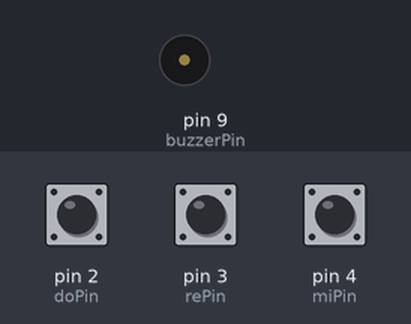
Bench run of a sketch on a simulated Arduino Uno, built with avr-gcc and run on an emulated ATmega328P. Shown: buzzer (waves = sounding). The inputs (shaded band) are chosen by the test bench; at power-on: pin 2 (doPin) HIGH, pin 3 (rePin) HIGH, pin 4 (miPin) HIGH.

Above: at 1.2 s.
1.3 s: pin 2 (doPin) pulled LOW for 0.15 s
At 2.7 s:
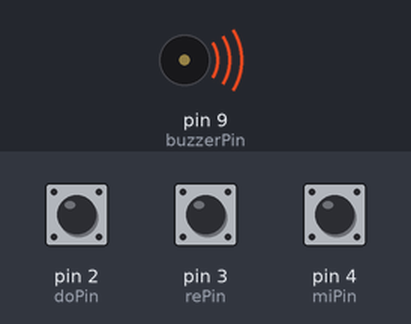
Timing chart, 0 to 4.3 s (numbered marks = the images above; inputs shaded):
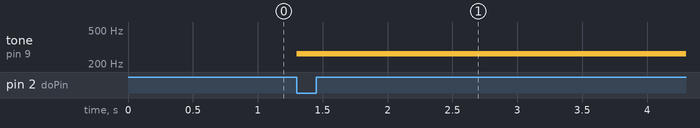

The sketch:

AR13_doremi.ino.ino
```cpp
/*
 예제 9.1
 피에조 부저를 이용한 소리 출력
*/

int buzzerPin = 9;
int songLength = 27;
const int doPin = 2;
const int rePin = 3;
const int miPin = 4;
// 노래 데이터, 공백은 쉬는 구간을 나타낸다
char notes[] = "ggaagge ggeec ggaagge gedec";
// 음의 길이, 노래 데이터와 맞춰 음의 길이를 설정한다.
int beats[] = {1,1,1,1,1,1,1,1,1,1,1,1,1,1,1,1,1,1,1,1,1,1,1,1,1,1,1};

// 노래의 빠르기를 설정한다.
int tempo = 200;

void setup()
{
  // 부저핀을 출력으로 설정한다
  pinMode(buzzerPin, OUTPUT);
  pinMode(doPin, INPUT_PULLUP);
  pinMode(rePin, INPUT_PULLUP);
  pinMode(miPin, INPUT_PULLUP);
}


void loop()
{
  // 부저 출력 시간에 사용할 변수 설정
  int duration;
  int doInput = digitalRead(doPin);
  int reInput = digitalRead(rePin);
  int miInput = digitalRead(miPin);

  if(doInput == LOW) {
    tone(buzzerPin, 262, duration);
  }
  if(reInput == LOW) {
    tone(buzzerPin, 294, duration);
  }
  if(miInput == LOW) {
    tone(buzzerPin, 330, duration);
  }
/*  // 노래 길이 데이터 갯수만큼 반복한다
  for (int i = 0; i < songLength; i++){
    // 한 음의 시간을 계산한다.
    duration = beats[i] * tempo;

    if (notes[i] == ' '){      // 공란일 경우 음을 출력하지 않는다
      delay(duration);
    }
    else{
      // tone 명령어를 통하여 부저 핀으로 사각파를 출력한다
      tone(buzzerPin, frequency(notes[i]), duration);
      delay(duration);
  }
    // 음이 바뀔 때 잠시 쉬어준다
    delay(tempo / 10);
  }
  */
}


int frequency(char note){
  // 노래 데이터를 주파수 값으로 변경하기 위한 함수

  int i;
  // 음계의 갯수 설정
  int notes = 8;

  char names[] = { 'c', 'd', 'e', 'f', 'g', 'a', 'b', 'C' };
  int frequencies[] = { 262, 294, 330, 349, 392, 440, 494, 523};

  // 노래 데이터를 주파수 값으로 변경하기 위해 반복하여 비교한다
  for (i = 0; i < notes; i++){
    if (names[i] == note){
      // 맞는 값을 찾았을 경우 이 값을 회신한다
      return(frequencies[i]);
    };
  };
  // 앞의 for문에서 맞는 값을 못찾았을 경우 0을 회신한다
  return(0);
}
```

Measured:
- after the input at 1.3 s, tone on pin 9 (buzzerPin): silent → 262 Hz at once
